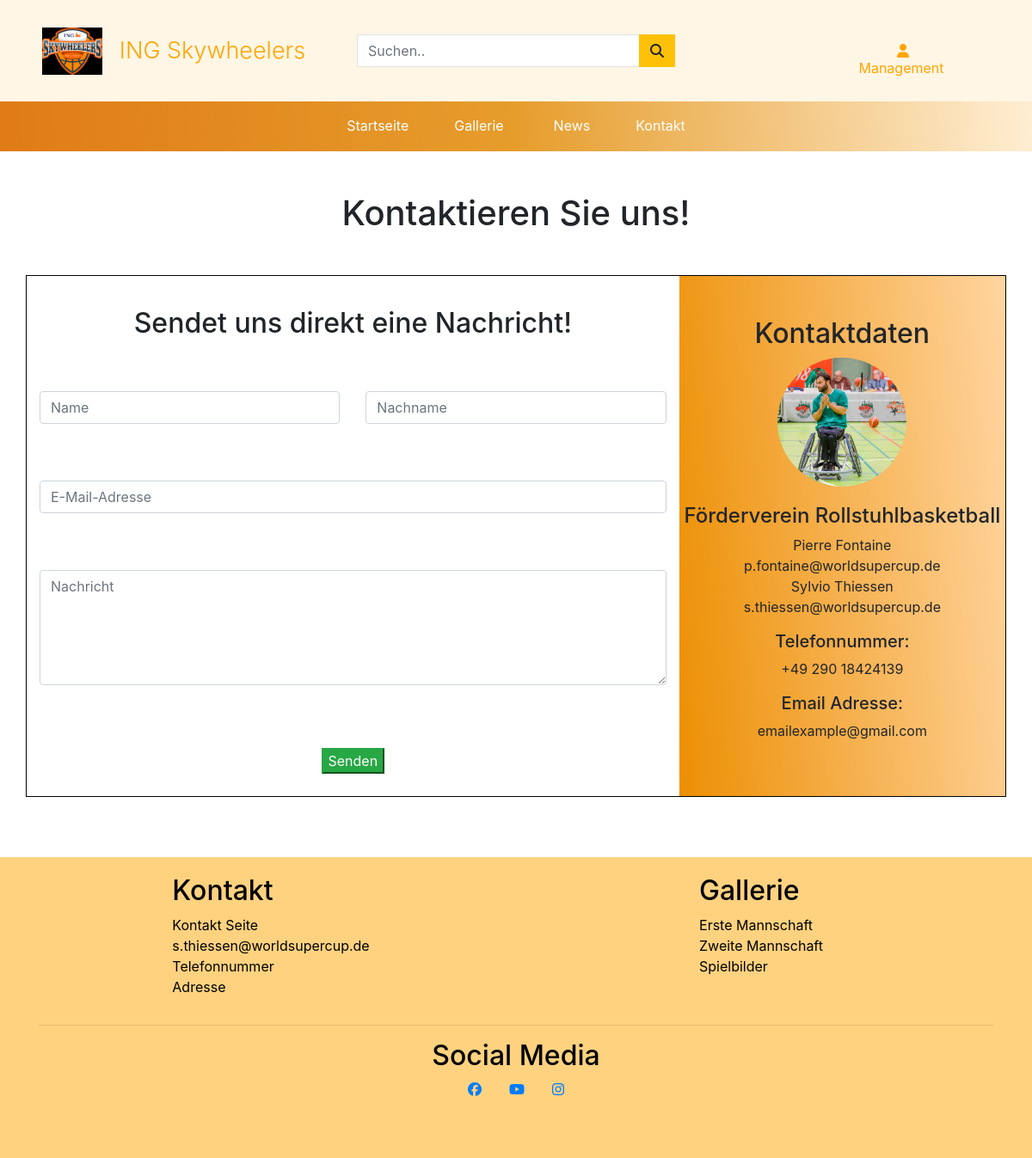
The app's page /kontakte/, older data.
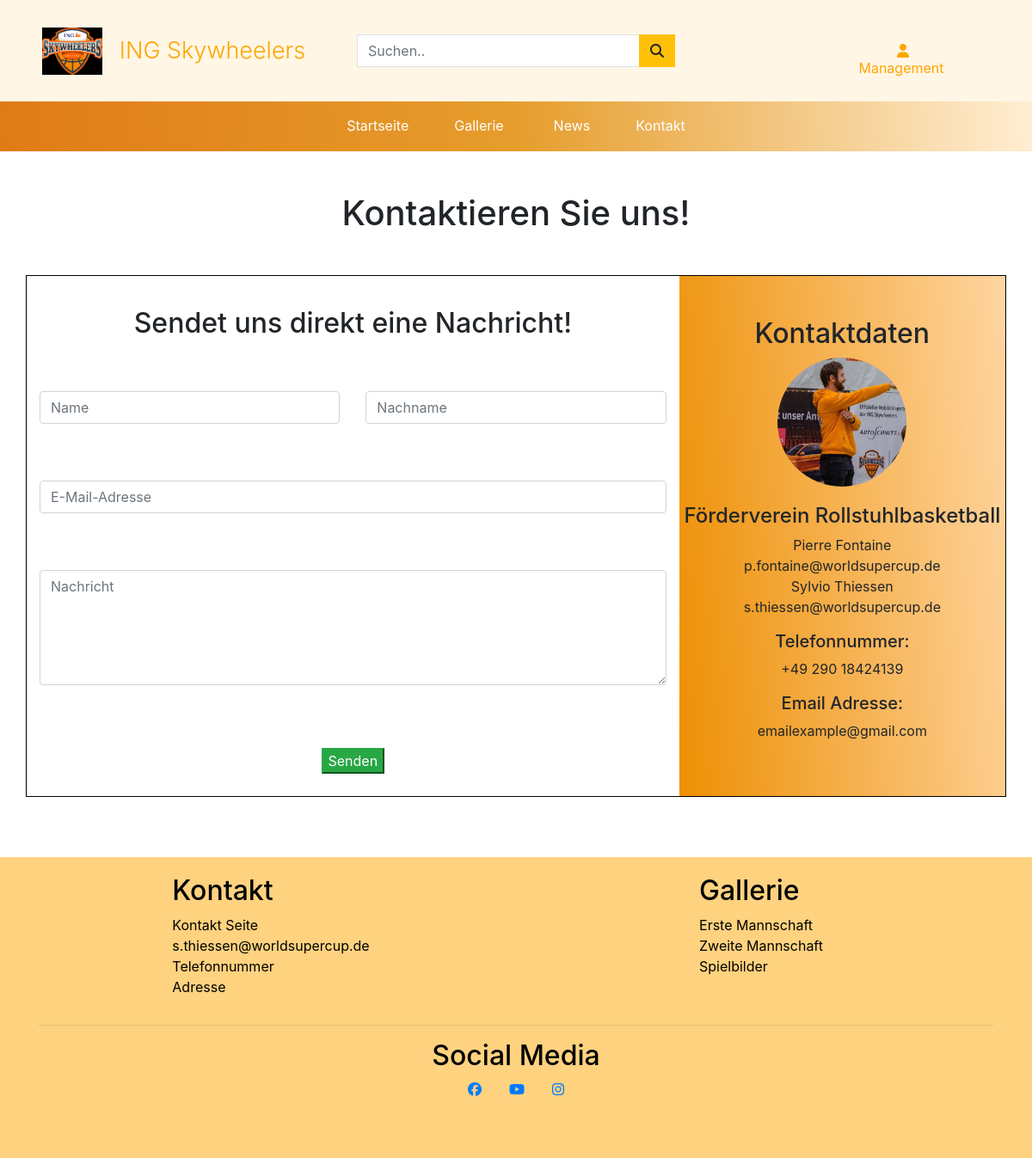
The same page, newer data.
### contact/models.py (models this page shows)
class ContactInfo(models.Model):
    contactHeading = models.CharField(max_length=100, null=False, blank=False, default='')
    name = models.CharField(max_length=100, null=False, blank=False, default='')
    image = models.ImageField(null=False, blank=False)
    addressLine1 = models.CharField(max_length=100, null=True, blank=True, default='')
    addressLine2 = models.CharField(max_length=100, null=True, blank=True, default='')
    addressLine3 = models.CharField(max_length=100, null=True, blank=True, default='')
    addressLine4 = models.CharField(max_length=100, null=True, blank=True, default='')
    phoneHeading = models.CharField(max_length=40, null=True, blank=True, default='')
    phoneNumber =  models.CharField(max_length=20, null=True, blank=True, default='')
    emailHeading = models.CharField(max_length=20, null=True, blank=True, default='')
    email = models.EmailField(max_length=100, null=True, blank=True, default='')

### contact/views.py (the view)
# urls.py: path('', views.contactPage, name='contactPage'),
def contactPage(request):
    contact_information = ContactInfo.objects.all()
    context = {
        'contact_info': contact_information,
    }
    return render(request, "contact/contact.html", context)

### contact/templates/contact/contact.html (shortened to what this page needs)
{% extends 'base.html' %}
{% load static %}
{% block css %}
<link rel="stylesheet" href="{% static 'contact/css/contact.css' %}">
{% endblock %}
{% block content %}
<section class="my-5">
    <div class="container-fluid text-center">
        <h1>Kontaktieren Sie uns!</h1>
    </div>
</section>
<section class="d-flex justify-content-center">
    <div class="container" id="message-section">
        <form method="post" enctype="text/plain">
            <div class="row">
                <div class="col-12 col-md-8 text-center form-flex" id="contactForm">
                    <div class="row">
                        <div class="col-12">
                            <div class="form-heading">
                                <h2>Sendet uns direkt eine Nachricht!</h2>
                            </div>
                        </div>
                    </div>
                    <div class="row">
                        <div class="col-12 col-md-6 input-padding">
                            <input type="text" name="name" id="name" placeholder="Name" class="form-control"
                                required /><br>
                        </div>
                        <div class="col-12 col-md-6 input-padding">
                            <input type="text" name="surname" id="surname" placeholder="Nachname" class="form-control"
                                required /><br>
                        </div>
                    </div>
                    <div class="row input-padding">
                        <div class="col-12">
                            <input type="email" name="email" id="email" placeholder="E-Mail-Adresse"
                                class="form-control" required /><br>
                        </div>
                    </div>
                    <div class="row input-padding">
                        <div class="col-12">
                            <textarea name="Nachricht" id="contactMessage" placeholder="Nachricht" class="form-control"
                                rows="5" required></textarea>
                        </div>
                    </div>
                    <div class="container">
                        <div class="row input-padding justify-content-center">
                            <div class="formsSubmit center-form">
                                <input type="submit" value="Senden" id="submitBtn" class="btn-success" />
                            </div>
                        </div>
                    </div>
                </div>
                <div class="d-md-block d-none col-md-4 text-center kontakt-space">
                    <div class="kontakt-infos-BG py-5">
                        {% for contact in contact_info %}
                        <h2>{{ contact.contactHeading }}</h2>
                        <div class="contact-image" style="background-image: url('{{ contact.image.url }}')"></div>
                        <ul class="no-left-padding">
                            <h4 class="text-center">{{ contact.name }}</h4>
                            <li class="no-list-style">{{ contact.addressLine1 }}</li>
                            <li class="no-list-style">{{ contact.addressLine2 }}</li>
                            <li class="no-list-style">{{ contact.addressLine3 }}</li>
                            <li class="no-list-style">{{ contact.addressLine4 }}</li>
                        </ul>
                        <ul class="no-left-padding">
                            <h5 class="no-list-style">{{ contact.phoneHeading }}</h5>
                            <li class="no-list-style">{{ contact.phoneNumber }}</li>
                        </ul>
                        <ul class="no-left-padding">
                            <h5 class="no-list-style">{{ contact.emailHeading }}</h5>
                            <li class="no-list-style">{{ contact.email}}</li>
                        </ul>
                        {% endfor %}
                    </div>
                </div>
            </div>
        </form>
    </div>
</section>
{% endblock %}

Row changes from the older to the newer data that the page shows:
changed ContactInfo "Kontaktdaten": image: a different picture
